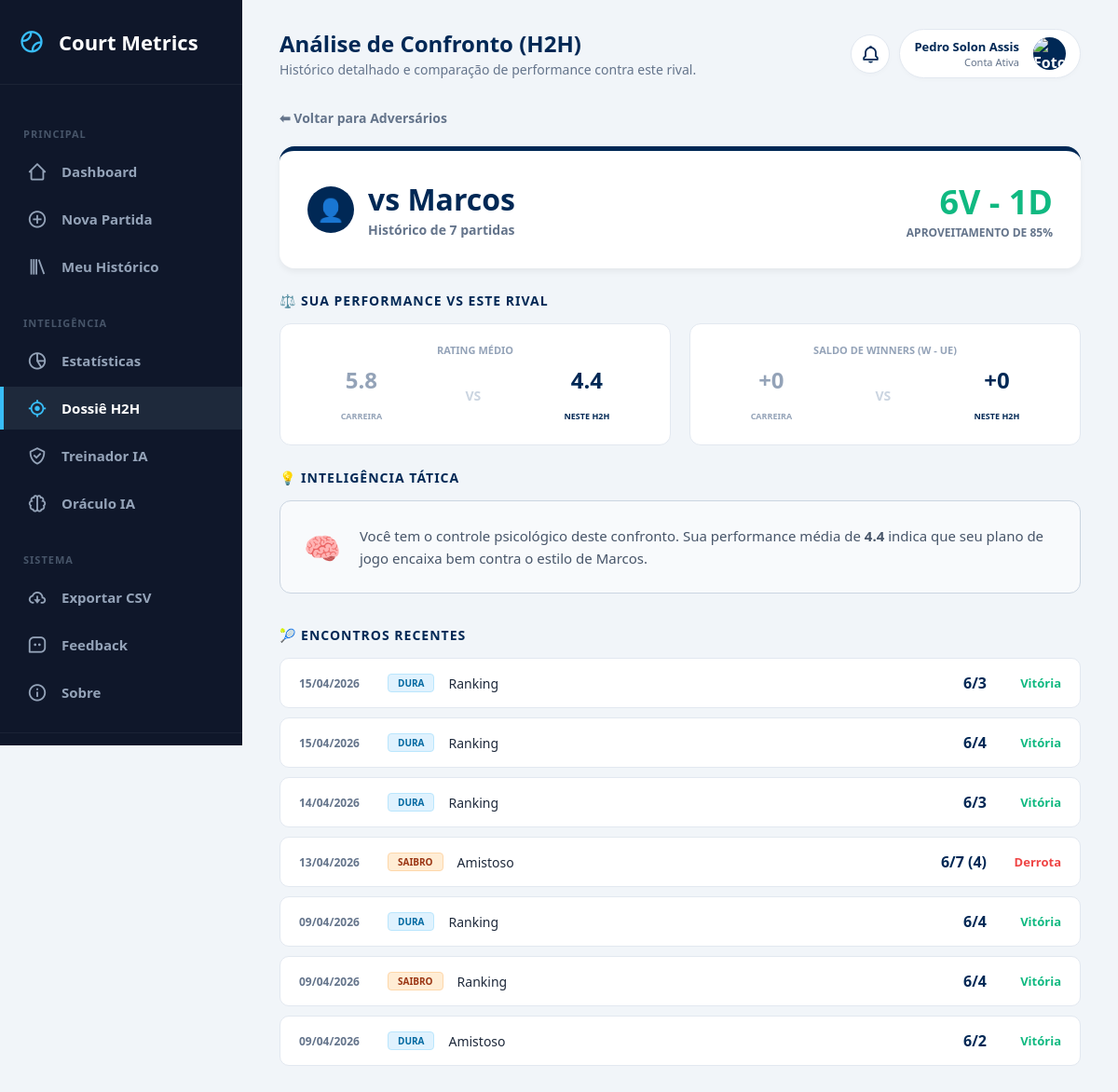
Page /h2h/Marcos (signed in) on the earlier database version.
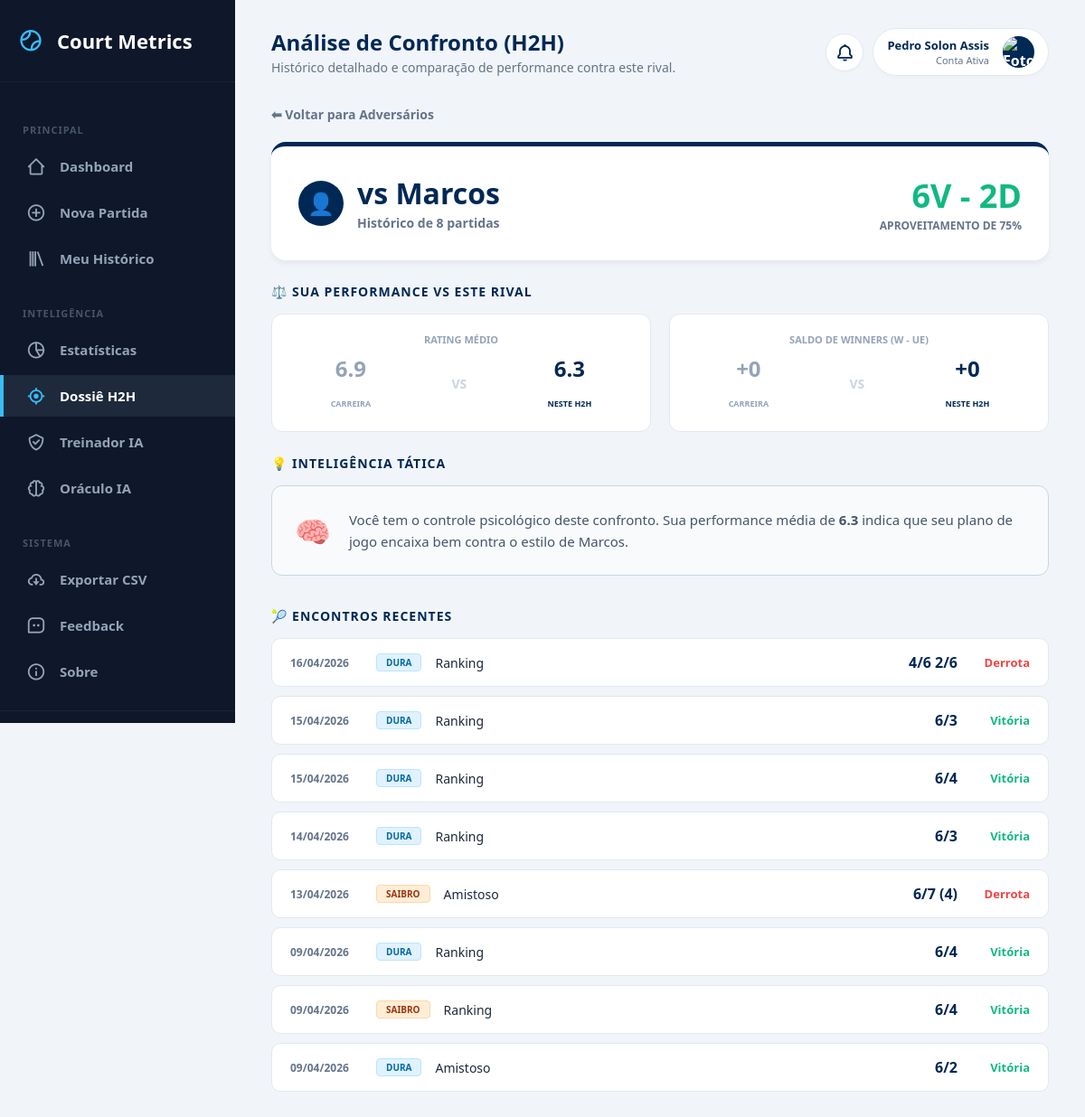
Same page on the later database version.
### tables this page shows
CREATE TABLE matches (
        id INTEGER PRIMARY KEY AUTOINCREMENT,
        opponent TEXT,
        categoria TEXT,
        match_type TEXT, 
        surface TEXT,
        result TEXT,
        score TEXT,
        match_format TEXT,
        partner TEXT,
        opp_partner TEXT,
        forehand INTEGER,
        backhand INTEGER,
        serve INTEGER,
        first_serve INTEGER,
        second_serve INTEGER,
        double_faults INTEGER,
        return_serve INTEGER,
        slice INTEGER,
        volley INTEGER,
        smash INTEGER,
        dropshot INTEGER,
        footwork INTEGER,
        strategy INTEGER,
        winners INTEGER,
        unforced_errors INTEGER,
        performance_rating REAL,
        notes TEXT,
        match_date TEXT /* NOVA COLUNA: ÍNDICE 27 */
    , game_format TEXT DEFAULT 'Padrão', user_id INTEGER, mental_focus INTEGER DEFAULT 0, mental_resilience INTEGER DEFAULT 0, mental_confidence INTEGER DEFAULT 0, mental_pressure INTEGER DEFAULT 0, clutch_bp_saved INTEGER DEFAULT 0, clutch_bp_won INTEGER DEFAULT 0, momentum_lost_streak INTEGER DEFAULT 0, mental_tags TEXT DEFAULT "");

### app.py (the view)
@app.route("/h2h/<path:opponent>")
@login_required
def h2h(opponent):
    conn = sqlite3.connect("database.db")
    c = conn.cursor()
    c.execute("""
        SELECT * FROM matches
        WHERE user_id = ? AND CASE WHEN match_format LIKE '%Duplas%' THEN opponent || ' & ' || opp_partner ELSE opponent END = ?
        ORDER BY match_date DESC
    """, (session["user_id"], opponent))
    matches = c.fetchall()
    c.execute("SELECT AVG(performance_rating), AVG(winners), AVG(unforced_errors) FROM matches WHERE user_id = ?", (session["user_id"],))
    career_avg = c.fetchone()
    conn.close()
    if not matches:
        return redirect("/adversarios")
    return render_template("h2h_detail.html", matches=matches, opponent=opponent, career_avg=career_avg)

### app.py (called while the page is built)
def login_required(f):
    @wraps(f)
    def decorated_function(*args, **kwargs):
        if "user_id" not in session:
            return redirect("/login")
        return f(*args, **kwargs)
    return decorated_function

@app.context_processor
def inject_notifications():
    if "user_id" not in session:
        return dict(notifications=[])
    conn = sqlite3.connect("database.db")
    conn.row_factory = sqlite3.Row
    c = conn.cursor()
    c.execute("SELECT * FROM notifications WHERE user_id = ? AND is_read = 0 ORDER BY created_at DESC", (session["user_id"],))
    notifs = c.fetchall()
    conn.close()
    return dict(notifications=notifs)

### templates/h2h_detail.html (shortened to what the changed rows need)
{% extends 'base.html' %}
{% block page_title %}Análise de Confronto (H2H){% endblock %}
{% block content %}
<div class="container" style="max-width: 1000px; margin: 0 auto; padding-bottom: 50px;">
    <div class="h2h-header">
        <div style="flex: 1; min-width: 250px;">
            <div style="display: flex; align-items: center; gap: 15px;">
                <div>
                    <h1 style="margin: 0; color: var(--atp-blue);">vs {{ opponent }}</h1>
                    <span style="font-size: 14px; color: var(--text-slate); font-weight: bold;">Histórico de {{ matches|length }} partidas</span>
                </div>
            </div>
        </div>
        {% set wins = matches|selectattr(5, 'equalto', 'Vitória')|list|length %}
        <div style="text-align: right; min-width: 150px;">
            <div style="font-size: 36px; font-weight: 900; color: #10b981;">{{ wins }}V - {{ matches|length - wins }}D</div>
            <div style="font-size: 12px; font-weight: bold; color: var(--text-slate); text-transform: uppercase;">Aproveitamento de {{ ((wins / matches|length) * 100)|int }}%</div>
        </div>
    </div>
    <div class="compare-grid">
        <div class="stat-card">
            <div class="stat-row">
                <div class="stat-value" style="color: #94a3b8;">{{ "%.1f"|format(career_avg[0] or 0) }}<br><small style="font-size: 9px;">CARREIRA</small></div>
                <div class="stat-vs">VS</div>
                {% set current_avg = (matches|sum(attribute=25) / matches|length) %}
                <div class="stat-value">{{ "%.1f"|format(current_avg) }}<br><small style="font-size: 9px;">NESTE H2H</small></div>
            </div>
        </div>
                {% set career_saldo = (career_avg[1] or 0) - (career_avg[2] or 0) %}
                {% set h2h_winners = matches|sum(attribute=23) / matches|length %}
                {% set h2h_errors = matches|sum(attribute=24) / matches|length %}
    </div>
    {% if matches|length >= 3 %}
        <div class="intelligence-box">
            <div style="font-size: 15px; color: #475569; line-height: 1.6;">
                {% if wins / matches|length >= 0.6 %}
                    Você tem o controle psicológico deste confronto. Sua performance média de <strong>{{ "%.1f"|format(current_avg) }}</strong> indica que seu plano de jogo encaixa bem contra o estilo de {{ opponent }}.
                {% elif wins / matches|length <= 0.4 %}
                    Este adversário tem sido um desafio tático. Note que seu saldo de agressividade neste H2H é de <strong>{{ (h2h_winners - h2h_errors)|int }}</strong>. Talvez seja hora de reduzir os riscos e focar em consistência.
                {% else %}
                    O confronto está em equilíbrio total. As partidas são decididas nos detalhes. Mantenha o foco nos fundamentos que apresentaram maior nota nos últimos encontros.
                {% endif %}
            </div>
        </div>
    {% else %}
        <div class="no-data-msg">
            <i class='bx bx-info-circle'></i> Amostra insuficiente. O Oráculo precisa de pelo menos <strong>3 jogos</strong> contra este adversário para traçar um padrão tático confiável.
        </div>
    {% endif %}
    {% for match in matches %}
    <a href="/match/{{ match[0] }}" class="match-line">
        <div style="display: flex; align-items: center; gap: 15px;">
            <div style="font-size: 12px; font-weight: bold; color: var(--text-slate); width: 80px;">{{ match[27][8:10] }}/{{ match[27][5:7] }}/{{ match[27][0:4] }}</div>
            {% if 'Saibro' in match[4] %}
                <span class="surface-pill pill-saibro">Saibro</span>
            {% else %}
                <span class="surface-pill pill-dura">Dura</span>
            {% endif %}
            <span style="font-size: 14px; color: #1e293b;">{{ match[3] }}</span>
        </div>
        <div style="display: flex; align-items: center; gap: 20px;">
            <span style="font-weight: 800; color: var(--atp-blue);">{{ match[6] | replace(' /', '') | replace('/ ', '') }}</span>
            <span style="font-weight: bold; font-size: 13px; color: {% if match[5] == 'Vitória' %}#10b981{% else %}#ef4444{% endif %}; min-width: 60px; text-align: right;">{{ match[5] }}</span>
        </div>
    </a>
    {% endfor %}
</div>
{% endblock %}

Differences in the rows shown:
added matches: match_date "16", match_date "04", match_date "2026", surface "DURA", match_type "Ranking", score "4/6 2/6", result "Derrota"
Other differences:
{{ matches|length }}: "7" → "8"
{{ matches|length - wins }}: "1" → "2"
{{ ((wins / matches|length) * 100)|int }}: "85" → "75"
{{ "%.1f"|format(career_avg[0] or 0) }}: "5.8" → "6.9"
{{ "%.1f"|format(current_avg) }}: "4.4" → "6.3"
